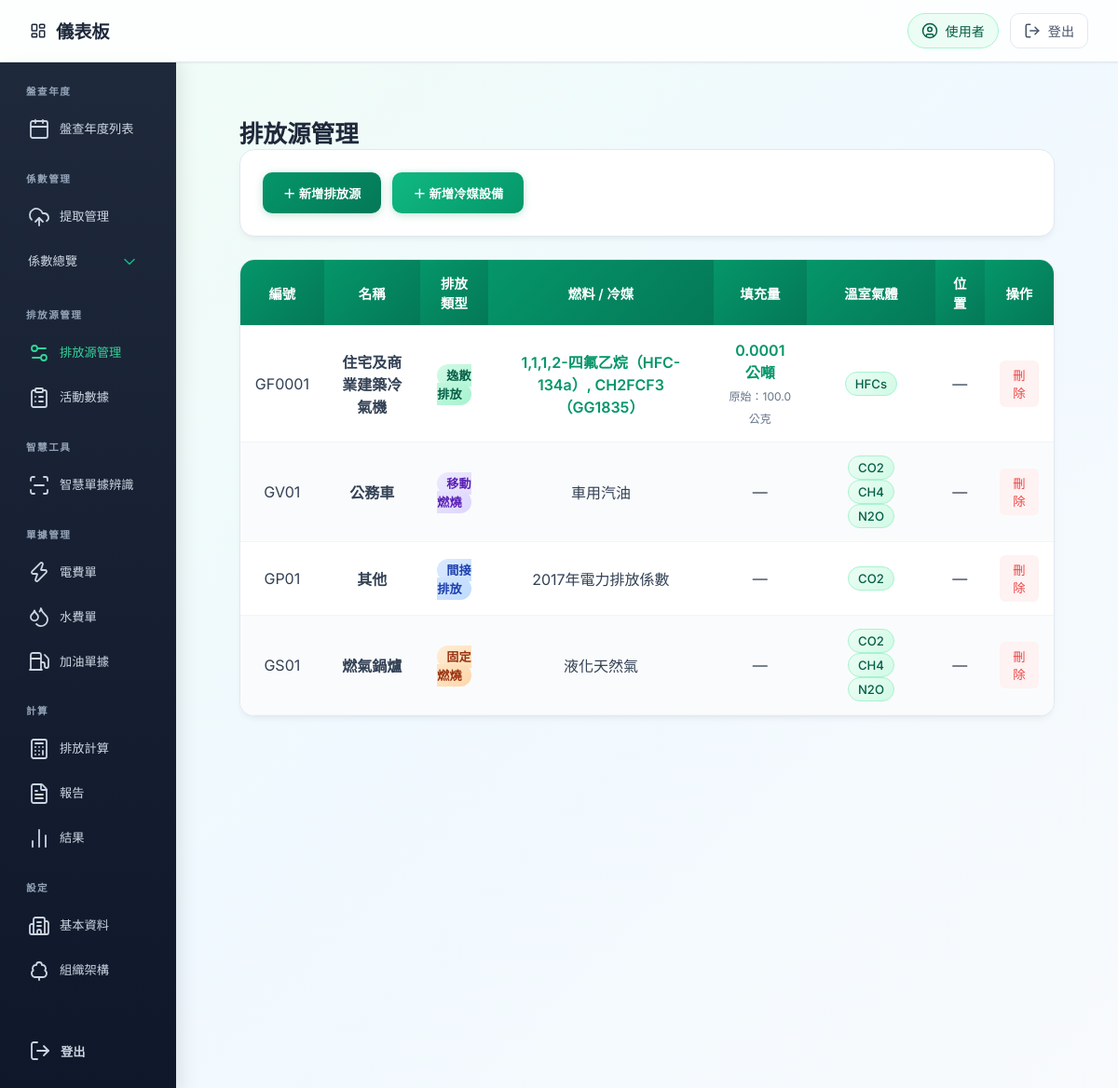
The app's page /devices/, older data.
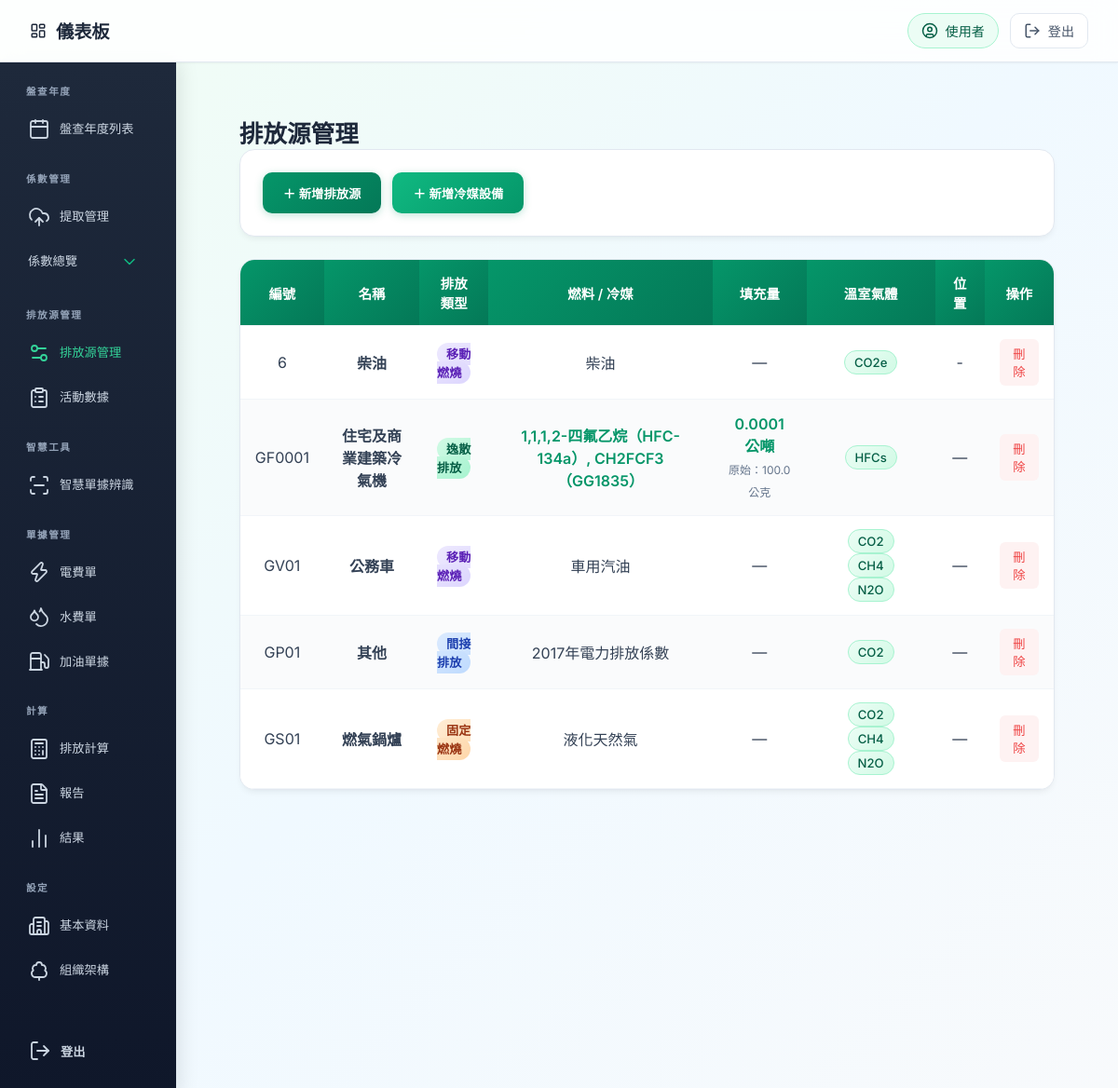
The same page, newer data.
### model.py (models this page shows)
class Device(SQLModel, table=True):
    id: Optional[int] = Field(default=None, primary_key=True)
    name: str = Field(index=True)
    category: str
    emission_type: str = Field(default="固定燃燒")
    location: str
    factor_ref_code: str
    gas_type: str
    unit: str
    device_number: Optional[str] = None
    device_code: Optional[str] = None
    quantity: int = 1
    fill_amount: Optional[float] = None
    fill_unit: Optional[str] = None
    equipment_category: Optional[str] = None
    refrigerant_code: Optional[str] = None

class EmissionFactor(SQLModel, table=True):
    code: str = Field(primary_key=True)
    gas_type: str = Field(primary_key=True)
    original_code: str = Field(index=True)
    emission_type: str = "固定燃燒"
    name: str
    factor_value: float
    unit: str
    year: int
    factor_source: Optional[str] = None
    calculation_method: Optional[str] = None
    lower_heating_value: Optional[float] = None
    lhv_unit: Optional[str] = None
    updated_at: datetime = Field(default_factory=datetime.utcnow)

### routers/devices.py (the view)
@router.get("/", response_class=HTMLResponse)
async def device_manage_page(request: Request, session: Session = Depends(get_session)):
    devices = session.exec(select(Device).order_by(col(Device.id).desc())).all()
    all_factors = session.exec(
        select(
            EmissionFactor.name,
            EmissionFactor.original_code,
            EmissionFactor.emission_type,
        )
    ).all()
    factor_map: dict[str, str] = {}
    factor_options_json: list[dict[str, str]] = []
    seen_keys: set[tuple[str, str]] = set()
    for name, original_code, emission_type in all_factors:
        normalized_name = _norm_text(name)
        normalized_code = _norm_text(original_code)
        normalized_type = _norm_text(emission_type) or "未分類"
        if not normalized_name or not normalized_code:
            continue
        dedupe_key = (normalized_type, normalized_code)
        if dedupe_key in seen_keys:
            continue
        seen_keys.add(dedupe_key)
        factor_options_json.append(
            {
                "name": normalized_name,
                "original_code": normalized_code,
                "emission_type": normalized_type,
            }
        )
        factor_map.setdefault(normalized_code, normalized_name)
    gwp_refs = session.exec(
        select(GWPReference).order_by(GWPReference.gas_name_zh)
    ).all()
    for gwp in gwp_refs:
        formula = _norm_text(gwp.formula)
        if not formula:
            continue
        label = f"{gwp.gas_name_zh}（{formula}）"
        dedupe_key = ("逸散排放", formula)
        if dedupe_key in seen_keys:
            continue
        seen_keys.add(dedupe_key)
        factor_options_json.append({
            "name": label,
            "original_code": formula,
            "emission_type": "逸散排放",
        })
        factor_map[formula] = label
        for alias in _extract_refrigerant_aliases(gwp):
            factor_map.setdefault(alias, label)
    factor_options_json.sort(
        key=lambda item: (
            EMISSION_TYPE_ORDER.get(item["emission_type"], 99),
            item["name"],
        )
    )
    appendix_device_options = session.exec(
        select(AppendixReference)
        .where(AppendixReference.appendix_type == "device")
        .order_by(col(AppendixReference.seq), AppendixReference.code)
    ).all()
    refrigerant_names = {code: info["name"] for code, info in REFRIGERANT_EQUIPMENT.items()}
    return templates.TemplateResponse(
        "device_management.html",
        {
            "request": request,
            "devices": devices,
            "factor_map": factor_map,
            "factor_options_json": factor_options_json,
            "appendix_device_options": appendix_device_options,
            "refrigerant_names": refrigerant_names,
        },
    )

### templates/device_management.html (shortened to what this page needs)
{% extends "base.html" %}
{% block head %}
<link rel="stylesheet" href="/static/css/factor_management.css">
<link rel="stylesheet" href="/static/css/device_management.css">
{% endblock %}
{% block content %}
<div class="fm-page-wrap">
    <h1 class="fm-title">排放源管理</h1>
    <div class="device-card device-toolbar">
        <button type="button" class="btn-add" onclick="openDeviceModal()">＋ 新增排放源</button>
        <button type="button" class="btn-add" style="background: linear-gradient(135deg, #10b981, #059669);" onclick="openRefrigerantModal()">＋ 新增冷媒設備</button>
    </div>
    <div class="device-card" style="padding: 0; overflow: hidden;">
    <table class="device-table">
        <thead>
        <tr>
            <th>編號</th>
            <th>名稱</th>
            <th>排放類型</th>
            <th>燃料 / 冷媒</th>
            <th>填充量</th>
            <th>溫室氣體</th>
            <th>位置</th>
            <th>操作</th>
        </tr>
        </thead>
        <tbody>
        {% for d in devices %}
        <tr>
            <td>{{ d.device_number or d.id }}</td>
            <td><strong>{{ d.name }}</strong></td>
            <td>
                {% if d.equipment_category %}
                    <span class="badge-emission-fugitive">逸散排放</span>
                {% elif d.emission_type == '移動燃燒' %}
                    <span class="badge-emission-mobile">移動燃燒</span>
                {% elif d.emission_type == '能源間接排放' or d.factor_ref_code == 'ELECTRICITY' %}
                    <span class="badge-emission-indirect">間接排放</span>
                {% elif d.emission_type == '逸散排放' %}
                    <span class="badge-emission-fugitive">逸散排放</span>
                {% else %}
                    <span class="badge-emission-combustion">固定燃燒</span>
                {% endif %}
            </td>
            <td>
                {% if d.equipment_category %}
                    <span class="badge-refrigerant">{{ factor_map.get(d.refrigerant_code, d.refrigerant_code) }}</span>
                {% else %}
                    {{ factor_map.get(d.factor_ref_code, '—') }}
                {% endif %}
            </td>
            <td>
                {% if d.equipment_category and d.fill_amount is not none %}
                    <div class="fill-amount-display">
                        <span class="fill-amount-value">{{ d.fill_amount }} 公噸</span><br>
                        <span class="fill-amount-original">原始：{{ d.fill_amount * 1000 if d.fill_unit == '公斤' else (d.fill_amount * 1000000 if d.fill_unit == '公克' else d.fill_amount) }} {{ d.fill_unit or '—' }}</span>
                    </div>
                {% elif d.equipment_category %}
                    —
                {% else %}
                    —
                {% endif %}
            </td>
            <td>
                {% if d.gas_type %}
                    {% for gas in d.gas_type.split(',') %}
                        <span class="badge-gas">{{ gas }}</span>
                    {% endfor %}
                {% else %}
                    —
                {% endif %}
            </td>
            <td>{{ d.location or '—' }}</td>
            <td>
                <form action="/devices/delete/{{ d.id }}" method="post" style="display:inline;">
                    <button type="submit" class="btn-delete" onclick="return confirm('確定刪除？')">刪除</button>
                </form>
            </td>
        </tr>
        {% endfor %}
        </tbody>
    </table>
    </div>
</div>
{% endblock %}

### templates/base.html (shortened to what this page needs)
<!DOCTYPE html>
<html lang="zh-Hant">
<head>
    <link rel="stylesheet" href="/static/css/index.css">
    <link rel="stylesheet" href="/static/css/sidebar_submenu.css">
    <link rel="stylesheet" href="/static/css/ocr.css">
    {% block head %}{% endblock %}
</head>
<body hx-ext="head-support">
<header class="topbar">
    <a href="/index/"
       hx-get="/index/"
       hx-target="#main-content"
       hx-select="#main-content"
       hx-push-url="true"
       hx-indicator="#global-loading"
       class="topbar-brand">
        <i data-lucide="layout-dashboard"></i>
        <span>儀表板</span>
    </a>
    <div class="topbar-actions">
        <span class="topbar-user">
            <i data-lucide="user-circle"></i>
            {{ request.session.get("username", "使用者") }}
        </span>
        <form action="/logout" method="post" class="topbar-logout-form">
            <button type="submit" class="topbar-logout-btn">
                <i data-lucide="log-out"></i>
                <span>登出</span>
            </button>
        </form>
    </div>
</header>
<div class="layout-body">
<div class="sidebar">
    <div class="nav-group">
        <h3>盤查年度</h3>
        <ul class="nav-list">
            <li>
                <a href="/inventory_list/"
                hx-get="/inventory_list/"
                hx-target="#main-content"
                hx-select="#main-content"
                hx-push-url="true"
                hx-indicator="#global-loading"
                class="dashboard-btn">
                <i data-lucide="calendar"></i>
                盤查年度列表
                </a>
            </li>
        </ul>
    </div>
    <div class="nav-group">
        <h3>係數管理</h3>
        <ul class="nav-list">
            <li><a href="/etl/"
                   hx-get="/etl/"
                   hx-target="#main-content"
                   hx-select="#main-content"
                   hx-push-url="true"
                   hx-indicator="#global-loading" class="dashboard-btn"><i data-lucide="upload-cloud"></i>提取管理</a></li>
            <li class="nav-item-with-submenu coefficient-overview-submenu">
                <a id="coefficientOverviewToggle" class="dashboard-btn nav-submenu-toggle">
                    <span>係數總覽</span>
                    <i data-lucide="chevron-down"></i>
                </a>
            </li>
        </ul>
    </div>
<div class="nav-group">
        <h3>排放源管理</h3>
        <ul class="nav-list">
            <li><a href="/devices/"
                 hx-get="/devices/"
                 hx-target="#main-content"
                 hx-select="#main-content"
                 hx-push-url="true"
                  hx-indicator="#global-loading" class="dashboard-btn"><i data-lucide="settings-2"></i>排放源管理</a></li>
            <li><a href="/devices/activity"
                 hx-get="/devices/activity"
                 hx-target="#main-content"
                 hx-select="#main-content"
                 hx-push-url="true"
                 hx-indicator="#global-loading" class="dashboard-btn"><i data-lucide="clipboard-list"></i>活動數據</a></li>
        </ul>
    </div>
    <div class="nav-group">
        <h3><b>智慧工具</b></h3>
        <ul class="nav-list">
            <li>
                <a href="/ocr/upload"
                   hx-get="/ocr/upload"
                   hx-target="#main-content"
                   hx-select="#main-content"
                   hx-push-url="true"
                   hx-indicator="#global-loading"
                   class="dashboard-btn">
                   <i data-lucide="scan-line"></i>
                   智慧單據辨識
                </a>
            </li>
        </ul>
    </div>
    <div class="nav-group">
        <h3><b>單據管理</b></h3>
        <ul class="nav-list">
            <li><a href="/documents/electricity"
                   hx-get="/documents/electricity"
                   hx-target="#main-content"
                   hx-select="#main-content"
                   hx-push-url="true"
                   hx-indicator="#global-loading" class="dashboard-btn"><i data-lucide="zap"></i>電費單</a></li>
            <li><a href="/documents/water"
                   hx-get="/documents/water"
                   hx-target="#main-content"
                   hx-select="#main-content"
                   hx-push-url="true"
                   hx-indicator="#global-loading" class="dashboard-btn"><i data-lucide="droplets"></i>水費單</a></li>
            <li><a href="/documents/fuel"
                   hx-get="/documents/fuel"
                   hx-target="#main-content"
                   hx-select="#main-content"
                   hx-push-url="true"
                   hx-indicator="#global-loading" class="dashboard-btn"><i data-lucide="fuel"></i>加油單據</a></li>
        </ul>
    </div>
    <div class="nav-group">
        <h3>計算</h3>
        <ul class="nav-list">
            <li><a href="/calculation"
                   hx-get="/calculation"
                   hx-target="#main-content"
                   hx-select="#main-content"
                   hx-push-url="true"
                   hx-indicator="#global-loading" class="dashboard-btn"><i data-lucide="calculator"></i>排放計算</a></li>
             <li><a href="/calculation/report"
                 hx-get="/calculation/report"
                 hx-target="#main-content"
                 hx-select="#main-content"
                 hx-push-url="true"
                 hx-indicator="#global-loading" class="dashboard-btn"><i data-lucide="file-text"></i>報告</a></li>
            <li><a href="/result"
                   hx-get="/result"
                   hx-target="#main-content"
                   hx-select="#main-content"
                   hx-push-url="true"
                   hx-indicator="#global-loading" class="dashboard-btn"><i data-lucide="bar-chart-2"></i>結果</a></li>
        </ul>
    </div>
    <div class="nav-group">
        <h3>設定</h3>
        <ul class="nav-list">
            <li><a href="/set"
                 hx-get="/set"
                 hx-target="#main-content"
                 hx-select="#main-content"
                 hx-push-url="true"
                 hx-indicator="#global-loading" class="dashboard-btn"><i data-lucide="building-2"></i>基本資料</a></li>
            <li><a href="/org_chart"
                 hx-get="/org_chart"
                 hx-target="#main-content"
                 hx-select="#main-content"
                 hx-push-url="true"
                 hx-indicator="#global-loading" class="dashboard-btn"><i data-lucide="tree-deciduous"></i>組織架構</a></li>
        </ul>
    </div>
    <form action="/logout" method="post" class="logout-btn">
        <button type="submit" class="dashboard-btn"><i data-lucide="log-out"></i>登出</button>
    </form>
</div>
<div class="main-content" id="main-content">
    {% block content %}{% endblock %}
</div>
</div>
</body>
</html>

Row changes from the older to the newer data that the page shows:
added Device: device_number+id "6", name "柴油", emission_type "移動燃燒", get "柴油", gas_type "CO2e", location "-"
